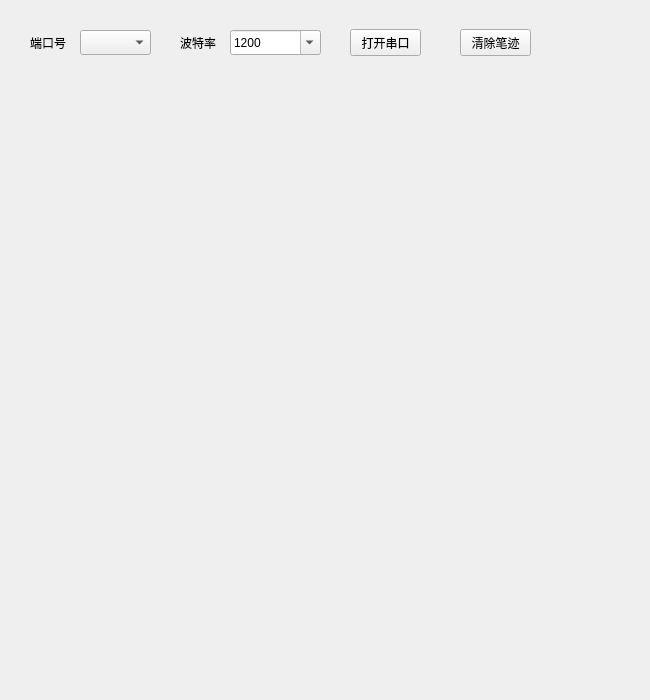
<?xml version="1.0" encoding="UTF-8"?>
<ui version="4.0">
 <class>Widget</class>
 <widget class="QWidget" name="Widget">
  <property name="geometry">
   <rect>
    <x>0</x>
    <y>0</y>
    <width>650</width>
    <height>700</height>
   </rect>
  </property>
  <property name="windowTitle">
   <string>Widget</string>
  </property>
  <widget class="QLabel" name="label">
   <property name="geometry">
    <rect>
     <x>30</x>
     <y>30</y>
     <width>51</width>
     <height>25</height>
    </rect>
   </property>
   <property name="font">
    <font>
     <family>宋体</family>
     <pointsize>9</pointsize>
    </font>
   </property>
   <property name="text">
    <string>端口号</string>
   </property>
  </widget>
  <widget class="QComboBox" name="portNameBox">
   <property name="enabled">
    <bool>true</bool>
   </property>
   <property name="geometry">
    <rect>
     <x>80</x>
     <y>30</y>
     <width>71</width>
     <height>25</height>
    </rect>
   </property>
  </widget>
  <widget class="QLabel" name="label_2">
   <property name="geometry">
    <rect>
     <x>180</x>
     <y>30</y>
     <width>51</width>
     <height>25</height>
    </rect>
   </property>
   <property name="text">
    <string>波特率</string>
   </property>
  </widget>
  <widget class="QComboBox" name="baudrateBox">
   <property name="geometry">
    <rect>
     <x>230</x>
     <y>30</y>
     <width>91</width>
     <height>25</height>
    </rect>
   </property>
   <property name="editable">
    <bool>true</bool>
   </property>
   <item>
    <property name="text">
     <string>1200</string>
    </property>
   </item>
   <item>
    <property name="text">
     <string>4800</string>
    </property>
   </item>
   <item>
    <property name="text">
     <string>9600</string>
    </property>
   </item>
   <item>
    <property name="text">
     <string>38400</string>
    </property>
   </item>
   <item>
    <property name="text">
     <string>115200</string>
    </property>
   </item>
   <item>
    <property name="text">
     <string>256000</string>
    </property>
   </item>
   <item>
    <property name="text">
     <string>500000</string>
    </property>
   </item>
  </widget>
  <widget class="QPushButton" name="pushButton">
   <property name="geometry">
    <rect>
     <x>350</x>
     <y>29</y>
     <width>71</width>
     <height>27</height>
    </rect>
   </property>
   <property name="text">
    <string>打开串口</string>
   </property>
  </widget>
  <widget class="QChartView" name="widget" native="true">
   <property name="geometry">
    <rect>
     <x>10</x>
     <y>60</y>
     <width>630</width>
     <height>630</height>
    </rect>
   </property>
   <property name="mouseTracking">
    <bool>true</bool>
   </property>
  </widget>
  <widget class="QPushButton" name="pushButton_2">
   <property name="geometry">
    <rect>
     <x>460</x>
     <y>29</y>
     <width>71</width>
     <height>27</height>
    </rect>
   </property>
   <property name="text">
    <string>清除笔迹</string>
   </property>
  </widget>
 </widget>
 <layoutdefault spacing="6" margin="11"/>
 <customwidgets>
  <customwidget>
   <class>QChartView</class>
   <extends>QWidget</extends>
   <header>qchartview.h</header>
   <container>1</container>
  </customwidget>
 </customwidgets>
 <resources/>
 <connections/>
</ui>
